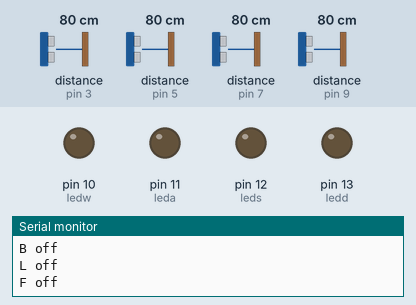
The sketch below on a simulated Arduino Uno, built with avr-gcc and run on an emulated ATmega328P. Shown: output pins drawn as LEDs (lit = HIGH), the last lines printed to the serial monitor. The inputs (shaded band) are chosen by the test bench; at power-on: distance to the obstacle (sensors on pin 3, pin 7, pin 9, pin 5) 80 cm.

Above: at 1.2 s.
1.3 s: distance to the obstacle (sensor on pin 3) set to 33 cm
4.3 s: distance to the obstacle (sensor on pin 3) set to 27 cm
At 4.9 s:
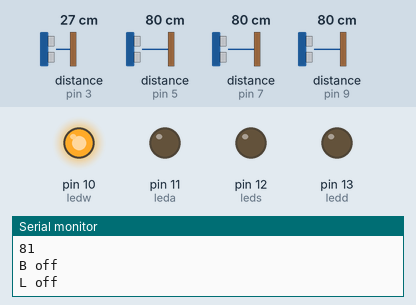
5.8 s: distance to the obstacle (sensor on pin 7) set to 51 cm
7.3 s: distance to the obstacle (sensor on pin 7) set to 46 cm
At 8.3 s:
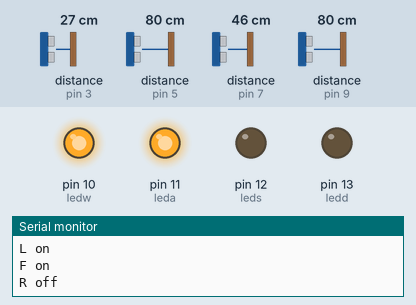
8.8 s: distance to the obstacle (sensor on pin 9) set to 53 cm
10.3 s: distance to the obstacle (sensor on pin 9) set to 46 cm
At 11.5 s:
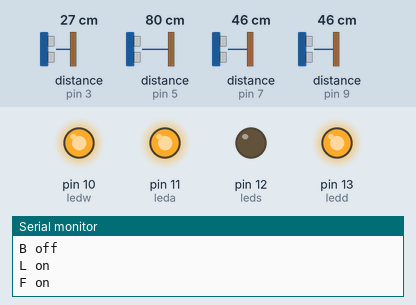
Timing chart, 0 to 12.8 s (numbered marks = the images above; inputs shaded):
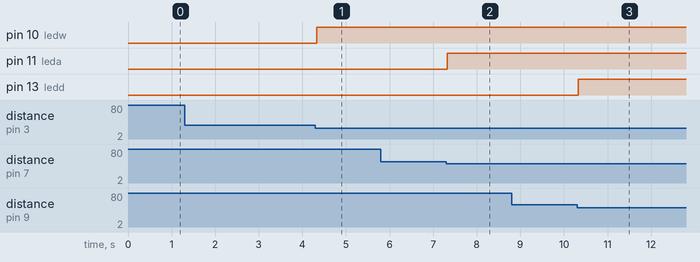

Measured:
- the behaviour switches between 30 and 29 cm on distance to the obstacle (sensor on pin 3) (found by bisection; images 0 and 1)
- the behaviour switches between 49 and 48 cm on distance to the obstacle (sensor on pin 7) (found by bisection; images 1 and 2)
- the behaviour switches between 49 and 48 cm on distance to the obstacle (sensor on pin 9) (found by bisection; images 2 and 3)
- after the input at 4.3 s, pin 10 (ledw): LOW → HIGH at once
- after the input at 7.3 s, pin 11 (leda): LOW → HIGH at once
- after the input at 10.3 s, pin 13 (ledd): LOW → HIGH at once

The sketch:

human.ino
```cpp
#include<NewPing.h>

NewPing proW(2,3,400);
NewPing proA(6,7,400);
NewPing proS(4,5,400);
NewPing proD(8,9,400);


#define ledw 10
#define leda 11
#define leds 12
#define ledd 13

void setup() {
  // put your setup code here, to run once:
  pinMode(ledw, OUTPUT);
  pinMode(leda, OUTPUT);
  pinMode(leds, OUTPUT);
  pinMode(ledd, OUTPUT);
  Serial.begin(9600);
}

void loop() {

  int distanceD = proD.ping_cm();
  if(distanceD < 50 && distanceD != 0) {
//    Serial.println(distanceD);
    digitalWrite(ledd, HIGH);
    Serial.println("R on");
  } else {
//    Serial.println(distanceD);
    digitalWrite(ledd, LOW);
    Serial.println("R off");
  }
  int distanceS = proS.ping_cm();
  if(distanceS == 0) {
    Serial.println(distanceS);
    Serial.println("B on");
    digitalWrite(leds, HIGH);
  } else {
    Serial.println(distanceS);
    Serial.println("B off");
    digitalWrite(leds, LOW);
  }
  int distanceA = proA.ping_cm();
  if(distanceA < 50 && distanceA != 0) {
//  Serial.println(distanceA);
    Serial.println("L on");
    digitalWrite(leda, HIGH);
  } else {
//    Serial.println(distanceA);
    Serial.println("L off");
    digitalWrite(leda, LOW);
  }
  int distanceW = proW.ping_cm();
  if(distanceW < 30 && distanceW != 0) {
//    Serial.println(distanceW);
    Serial.println("F on");
    digitalWrite(ledw, HIGH);
  } else {
//    Serial.println(distanceW);
    Serial.println("F off");
    digitalWrite(ledw, LOW);
  }
}
```
